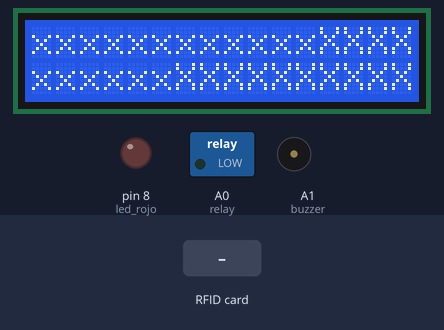
The sketch below on a simulated Arduino Uno, built with avr-gcc and run on an emulated ATmega328P. On the bench: 16×2 character LCD, switched loads named in the sketch (green lamp = pin HIGH), output pins drawn as LEDs (lit = HIGH), buzzer (waves = sounding, pin HIGH). The inputs (shaded band) are chosen by the test bench. Pins used as bus, display or sensor lines are not drawn; what the sketch prints to the serial monitor is not drawn.

Above: at 1.3 s.
1.4 s: RFID card 5E 7A 19 C4 held to the reader
At 2.6 s:
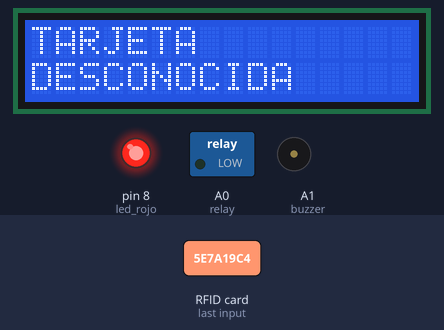
At 4.1 s:
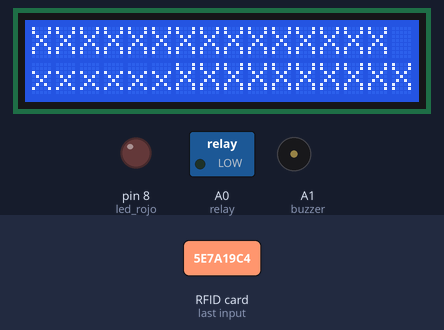
4.4 s: RFID card 13 57 22 AA held to the reader
At 5.3 s:
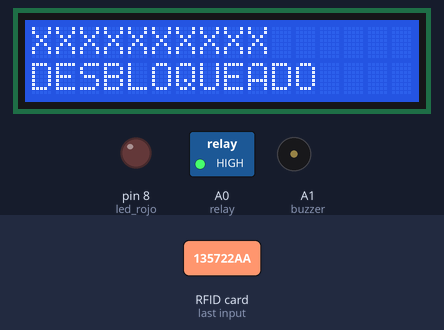
Timing chart, 0 to 11.0 s (numbered marks = the images above; inputs shaded):
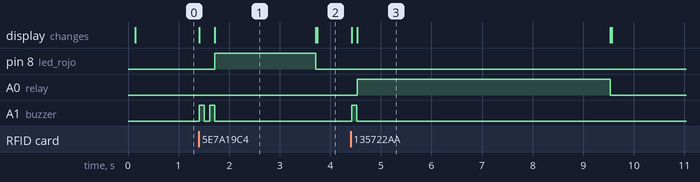

Measured:
- after the input at 1.4 s, pin 8 (led_rojo): LOW → HIGH after 0.31 s, → LOW 2.0 s later; A1 (buzzer): alternates HIGH for 0.10 s and LOW for 0.10 s, 4 changes in all, then stays LOW, starting at once; the display: first changes at once (image 1 shows a later state)
- after the input at 4.4 s, A0 (relay): LOW → HIGH after 0.13 s, → LOW 5.0 s later; A1 (buzzer): LOW → HIGH at once, → LOW 0.10 s later; the display: first changes at once (image 3 shows a later state)
- what the display in image 1 shows lasts 2.0 s, from 1.7 s to 3.7 s

The sketch:

calidad_control_2.ino
```cpp
#include <MFRC522.h>
#include<LiquidCrystal.h>
#include <SPI.h>

LiquidCrystal lcd(2, 3, 4, 5, 6, 7);

#define SS_PIN 10
#define RST_PIN 9

MFRC522 rfid(SS_PIN, RST_PIN); //inicializacion pines de comunicacion RC522

MFRC522::MIFARE_Key key;

//tarjetas dadas de atra en hexadecimal
byte tag1[5] = {0x13, 0x57, 0x22, 0xAA};
byte tag2[5] = {0xF3, 0x54, 0x01, 0xAA};
byte tag3[5] = {0x03, 0x8C, 0xA1, 0xA9};

byte tagActual[5];

void setup() {
  lcd.begin(16, 2);
  Serial.begin(9600);
  Serial.print("Iniciando control_calidad_2");
  lcd.print("xxxxxxxxxxxx");//mientras carga lo pirmero en mostrar
  SPI.begin(); // inicia la comunicacion spi
  rfid.PCD_Init(); // Inicia la comunicacion con rc522
  pinMode(8, OUTPUT);//led rojo
  pinMode(A0, OUTPUT);//relay
  pinMode(A1, OUTPUT);//buzzer


}

void loop() {
  lcd.print("XXXXXXXXXXXXXXX");//PRIMER LINEA MENSAJE ESTATICO
  lcd.setCursor(0, 1);
  lcd.print("xxxxxx");//SEGUNDA LINEA MENSAJE ESTATICO
  if ( ! rfid.PICC_IsNewCardPresent())//lee si hay tarjeta presente
    return;
  if( ! rfid.PICC_ReadCardSerial())       // leer la tarjeta
        return;
        lcd.clear();
        Serial.print(F("Card UID:"));
        dump_byte_array(rfid.uid.uidByte, rfid.uid.size);   // obtiene los valores leidos de la tarjeta

}

void dump_byte_array(byte *buffer, byte bufferSize) {      // realiza la lectura del codigo de la tarjeta y comprueba
    for (byte i = 0; i < bufferSize; i++) {         // extrae valores del codigo
      Serial.print(buffer[i] < 0x10 ? " 0" : " ");
      Serial.print(buffer[i], HEX);
      tagActual[i] = buffer[i];
    }
         if(compararArray(tagActual,tag1)){              // comprobamos el acceso para el primer usuario
           Serial.println("\nI know this card!");
           Serial.println("XXXXXXXX");//PUERTO SERIAL MENSAJE APROBADO
           digitalWrite(A1,HIGH);
           delay(100);
           digitalWrite(A1,LOW);
           lcd.clear();
           lcd.print("XXXXXXXXXX");//PRIMERA LINEA MENSAJE APROBADO
           printUnlockMessage();
         }
         else if(compararArray(tagActual,tag2)){          // comprobamos el acceso para el segundo usuario
           Serial.println("\nRECONOZCO ESTA TARJETA!");// MEMSAJE SERIAL DE RECONOCIMIENTO DE LA TARJETA
           Serial.println("XXXXXXXXXXXXXXX"); //PUERTO SERIAL MENSAJE APROBADO
           digitalWrite(A1,HIGH);
           delay(100);
           digitalWrite(A1,LOW);
           lcd.clear();
           lcd.print("XXXXXXXXXXXXXX");//PRIMERA LINEA MENSAJE APROBAD
           printUnlockMessage();
         }
         else if(compararArray(tagActual,tag3)){    // comprobamos el acceso para el TERCER usuario
           Serial.println("\nRECONOZCO ESTA TARJETA!");
           Serial.println("XXXXXXXXXXXXX");  //PUERTO SERIAL MENSAJE APROBADO
           digitalWrite(A1,HIGH);
           delay(100);
           digitalWrite(A1,LOW);
           lcd.clear();
           lcd.print("XXXXXXXXXXX");//PRIMERA LINEA MENSAJE APROBAD
           printUnlockMessage();
         }
          else {
            lcd.clear();
            lcd.print("TARJETA");//PRIMERA LINEA MENSAJE RECHAZADO
            lcd.setCursor(0, 1);
            //AREGLO PARA SONAR EL BUZZER
            digitalWrite(A1,HIGH);
            delay(100);
            digitalWrite(A1,LOW);
            delay(100);
            digitalWrite(A1,HIGH);
            delay(100);
            digitalWrite(A1,LOW);
            //TERMINA EL BUZZER
            digitalWrite(8, HIGH);//ENCIENDE EL LED ROJO
            lcd.print("DESCONOCIDA");//SEGUNDA LINEA MENSAJE RECHAZADO
            delay(2000);
            digitalWrite(8, LOW);//APAGA EL LED ROJO
            lcd.clear();
            Serial.println("\nTARJETA DESCONOCIDA ");//PUERTO SERIAL MENSAJE RECHAZADO
            }
}
// Funcion que manda el buen mensaje
void printUnlockMessage()
{
  lcd.setCursor(0, 1);
  lcd.print("DESBLOQUEADO");//SEGUNDA LINEA MENSAJE APROBAD
  digitalWrite(A0, HIGH);// ACTIVA EL RELAY PARA MANDAR EL PULSO
  delay(5000);
  lcd.clear();
  lcd.print("xxxxxxxxxxx");//SEGUNDA LINEA VUELVE A SU ESTADO NORMAL
  digitalWrite(A0, LOW);//TERMINA EL PULSO DEL RELAY
}
//COMARACION DE ARREGLOS HEXADECIMALES PARA LAS TARJETAS
boolean compararArray(byte array1[], byte array2[]){    // comprobara codigo leido con el registrado previamente

  if(array1[0] != array2[0]) return(false);
  if(array1[1] != array2[1]) return(false);
  if(array1[2] != array2[2]) return(false);
  if(array1[3] != array2[3]) return(false);
  if(array1[4] != array2[4]) return(false);

  return(true);
}
```
